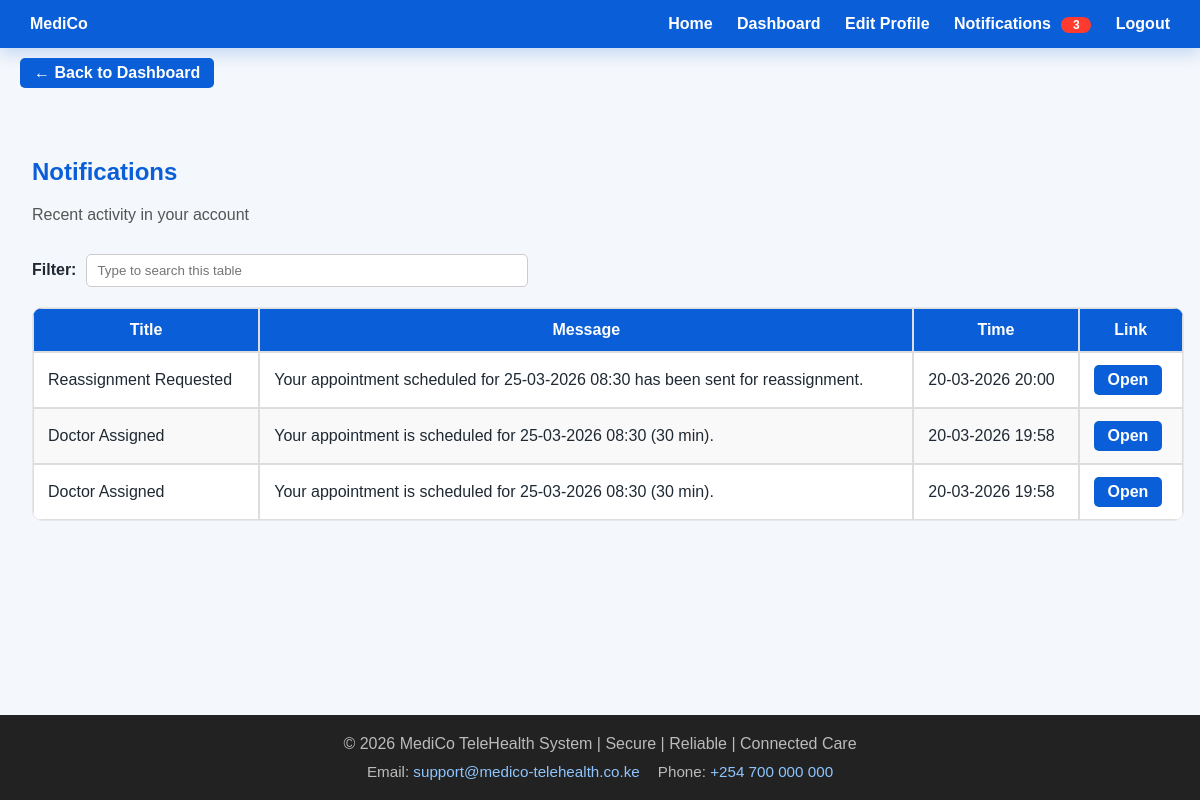
Screenshot of /notifications.php (signed in) with the database file from the repository.
### tables this page shows
CREATE TABLE `notifications` (
  `NotificationID` int NOT NULL AUTO_INCREMENT,
  `UserID` varchar(15) NOT NULL,
  `Role` varchar(20) NOT NULL,
  `Title` varchar(100) NOT NULL,
  `Message` varchar(255) NOT NULL,
  `Link` varchar(255) DEFAULT NULL,
  `IsRead` tinyint(1) NOT NULL DEFAULT '0',
  `CreatedAt` datetime NOT NULL DEFAULT CURRENT_TIMESTAMP,
  PRIMARY KEY (`NotificationID`),
  KEY `idx_notifications_user` (`UserID`,`Role`,`IsRead`,`CreatedAt`),
  CONSTRAINT `notifications_ibfk_1` FOREIGN KEY (`UserID`) REFERENCES `users` (`UserID`) ON DELETE CASCADE ON UPDATE CASCADE
);

### notifications.php (the view, shortened to what this page needs)
<?php
require "db.php";
$userID = $_SESSION['user_id'];
$role = $_SESSION['role'];
$stmt = $pdo->prepare(
    "SELECT NotificationID, Title, Message, Link, IsRead, CreatedAt
     FROM notifications
     WHERE UserID = :uid AND Role = :role
     ORDER BY CreatedAt DESC"
);
$stmt->execute([':uid' => $userID, ':role' => $role]);
$notifications = $stmt->fetchAll(PDO::FETCH_ASSOC);
?>
<?php include "header.php"; ?>
<main class="main-content">
<div class="dashboard-container">
    <h2>Notifications</h2>
    <p class="dashboard-subtitle">Recent activity in your account</p>
    <?php if (!$notifications): ?>
        <p>No notifications yet.</p>
    <?php else: ?>
        <table class="user-table">
            <thead>
                <tr>
                    <th>Title</th>
                    <th>Message</th>
                    <th>Time</th>
                    <th>Link</th>
                </tr>
            </thead>
            <tbody>
            <?php foreach ($notifications as $n): ?>
                <?php $timeDisplay = date('d-m-Y H:i', strtotime($n['CreatedAt'])); ?>
                <?php
                    $rawLink = $n['Link'] ?? '';
                    $link = '';
                    if ($rawLink !== '') {
                        $lowerLink = strtolower($rawLink);
                        if (strpos($lowerLink, 'http://') === 0 || strpos($lowerLink, 'https://') === 0 || strpos($rawLink, '/') === 0) {
                            $link = $rawLink;
                        } else {
                            $link = '/Telehealth_system/' . ltrim($rawLink, '/');
                        }
                    }
                ?>
                <tr>
                    <td><?= htmlspecialchars($n['Title']) ?></td>
                    <td><?= htmlspecialchars($n['Message']) ?></td>
                    <td><?= htmlspecialchars($timeDisplay) ?></td>
                    <td>
                        <?php if ($link !== ''): ?>
                            <a class="btn btn-view" href="<?= htmlspecialchars($link) ?>">Open</a>
                        <?php else: ?>
                            <span>-</span>
                        <?php endif; ?>
                    </td>
                </tr>
            <?php endforeach; ?>
            </tbody>
        </table>
    <?php endif; ?>
</div>
</main>
<?php include "footer.php"; ?>

### css/style.css (style rules this page uses)
html, body { height: 100%; }
body { margin: 0; display: flex; flex-direction: column; font-family: Arial, Helvetica, sans-serif; background: #f4f7fb; color: #1f2933; }
.main-content { flex: 1; padding: 40px 12px; }
a.btn, a.home-btn, .home-btn { text-decoration: none; }
.profile-container h2, .dashboard-container h2 { margin-top: 0; color: #0a5ed7; }
.dashboard-container { width: min(96vw, 1500px); max-width: 1500px; margin: auto; padding: 20px; }
.dashboard-subtitle { color: #555; margin-bottom: 30px; }
.user-table, .admin-table { width: 100%; border-collapse: separate; border-spacing: 0; margin-top: 20px; border: 1px solid #e5e7eb; border-radius: 10px; overflow: hidden; background: #fff; }
.user-table th, .user-table td, .admin-table th, .admin-table td { border: 1px solid #ddd; padding: 12px 14px; }
.user-table th, .admin-table th { background: #0a5ed7; color: white; }
.user-table tr:nth-child(even), .admin-table tr:nth-child(even) { background: #f9f9f9; }
.btn { display: inline-flex; align-items: center; justify-content: center; padding: 6px 14px; border-radius: 5px; border: none; cursor: pointer; font-weight: bold; text-align: center; transition: transform 0.15s ease, box-shadow 0.15s ease; }
.btn-view { background:#0a5ed7; color:white; }

### rows the page displays
notifications: Title "Reassignment Requested", Message "Your appointment scheduled for 25-03-2026 08:30 has been sent for reassignment.", CreatedAt "20-03-2026 20:00"
notifications: Title "Doctor Assigned", Message "Your appointment is scheduled for 25-03-2026 08:30 (30 min).", CreatedAt "20-03-2026 19:58"
notifications: Title "Doctor Assigned", Message "Your appointment is scheduled for 25-03-2026 08:30 (30 min).", CreatedAt "20-03-2026 19:58"

### other values shown
$notifCount "3"
